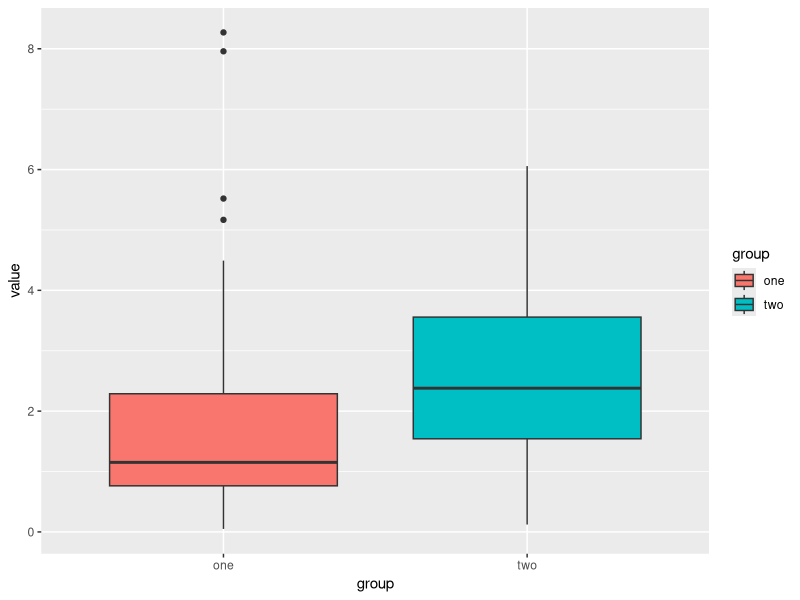

The R source for this figure:
# Ying Zhu, so_zy2003@126.com
# 2021-07

# clear variables
rm(list = ls()) 
options(stringsAsFactors = F)


#load data
raw_count <-read.delim("ko3.txt",  header=T, sep="\t", comment.char = "#")
rownames(raw_count) <- raw_count$KEGG_Pathways

raw_count <- raw_count[,-1]
raw_count <- raw_count[,-ncol(raw_count)]
dim(raw_count) #328 kegg pathways

 # Design of experiment
metadata = read.table("metadata.txt", header=T, row.names= 1, sep="\t") 

#rearrange the column of filter_count according to the row names of metadata
raw_count = raw_count[, rownames(metadata)]


# filtering keggpathways
keep <- rowSums(raw_count>0)>=floor(0.9*ncol(raw_count))
table(keep)
filter_count <- raw_count[keep,]
filter_count[1:6,1:6]
dim(filter_count)


exprSet <- filter_count
exprSet <- exprSet[,!colnames(exprSet)%in%c("A4D24","B2D24","C1D24")]
dim(exprSet)
exprSet[1:6,1:6]

#cross filtering
metadata <- metadata[rownames(metadata)%in%colnames(exprSet),]
dim(metadata)
#define variable for inviduals and stages
#variable including two stages
group_list <- metadata$Stage #stage one: loach paste; stage two: loach paste+fresh loach
group_list <- as.factor(group_list)
table(group_list)

#variable including all the individals
individual_list <- as.factor(metadata$Individual)

#check the data
data.frame(Sampe=rownames(metadata), individual_list,group_list)


# install and load edgeR package
if(!require(edgeR))install.packages("edgeR")
library(edgeR)

# the design matrix is formed from an  additive model for paired designs.
# we are interested in the average effect of the diet over a population of chicks. 
design <- model.matrix(~0+individual_list+group_list)
rownames(design) <- colnames(exprSet)
colnames(design) #stage one as a control
# This creats a design matrix with 15 columns: 14 for the individuals and 1 more for the differences between stages.

# construct DGEList object
DEG <- DGEList(counts=exprSet)

# check the library size 
DEG$samples
DEG$samples$lib.size <- colSums(DEG$counts)
DEG$samples

#calculate the overall count for each sample
library(dplyr)
apply(exprSet,2,sum)
# This is just for checking data.

# normalization
DEG <- calcNormFactors(DEG)

# caculate model parameters
DEG <- estimateGLMCommonDisp(DEG,design)
DEG <- estimateGLMTrendedDisp(DEG, design)
DEG <- estimateGLMTagwiseDisp(DEG, design)

# fit glms model
fit <- glmFit(DEG, design)

# differential analysis
lrt <- glmLRT(fit)

# filtering the results
DEG_edgeR <- as.data.frame(topTags(lrt, n=nrow(DEG)))

fc_cutoff <- 2
fdr <- 0.05

DEG_edgeR$regulated <- "normal"

loc_up <- intersect(which(DEG_edgeR$logFC>log2(fc_cutoff)),which(DEG_edgeR$FDR<fdr))
loc_down <- intersect(which(DEG_edgeR$logFC< (-log2(fc_cutoff))),which(DEG_edgeR$FDR<fdr))

DEG_edgeR$regulated[loc_up] <- "up"
DEG_edgeR$regulated[loc_down] <- "down"


#select the significant differtially ASVs
deg <- DEG_edgeR[DEG_edgeR$regulated!="normal",]
dim(deg)
deg
table(deg$regulated)

deg$whole <- rownames(deg)

# separate the column "whole" to L1, L2 and L3
library(tidyr)
dif_g <-  separate(deg,whole,
                   into=c("L1", "L2", "L3"),
                   sep=";")
colnames(dif_g)


# check the regulation
express_cpm <- log2(cpm(exprSet)+1)
dim(express_cpm)

exp <- c(t(express_cpm[match("Metabolism; Lipid Metabolism; Ether lipid metabolism",
                             rownames(express_cpm)),]))
test <- data.frame(value=exp,group=group_list)
library(ggplot2)
p=ggplot(data=test,aes(x=group,y=value,fill=group)) + geom_boxplot()

p


#filtering raw data for plotting based on results of above differential analysis 

sub_g <- exprSet[rownames(exprSet)%in%rownames(dif_g),]
dim(sub_g)

# rename the row names of sub_g
kegg_name <- as.data.frame(rownames(sub_g))

colnames(kegg_name)[1] <- "whole"
kegg_name<-  separate(kegg_name,whole,
                       into=c("L1", "L2", "L3"),
                       sep=";")


rownames(sub_g) <- kegg_name$L3

# calculate the mean count for each day

sub_g <- sub_g[,rownames(metadata)]

sampFile = as.data.frame(metadata$Day,row.names = row.names(metadata))
colnames(sampFile)[1] = "group"
mat_t = t(sub_g)
mat_t2 = merge(sampFile, mat_t, by="row.names")
mat_t2 = mat_t2[,-1]
mat_mean = aggregate(mat_t2[,-1], by=mat_t2[1], FUN=mean) # mean
otu_norm_group = do.call(rbind, mat_mean)[-1,]
colnames(otu_norm_group) = mat_mean$group


# column annotation for heatmap 
stage <- c("one", "one","one","one","one","one","one","one",
           "one","two","two","two","two")
stage <- as.data.frame(stage)
rownames(stage) <- colnames(otu_norm_group)

rownames(otu_norm_group)==rownames(sub_g)

#row annotation for heatmap
rowgroup <- cbind(kegg_name$L1,kegg_name$L2)
rowgroup <- as.data.frame(rowgroup)
rownames(rowgroup) <- rownames(otu_norm_group)
colnames(rowgroup) <- c("L1", "L2")

#delete "Human Diseases" pathways
rowgroup <- rowgroup[rowgroup$L1!="Human Diseases",]


#cross filtering
otu_norm_group <- otu_norm_group[rownames(otu_norm_group)%in%rownames(rowgroup),]



# load pheatmap package
if(!require(pheatmap))install.packages("pheatmap")
library(pheatmap)


# pheatmap(otu_norm_group,scale="row",cluster_cols = F, cluster_rows = T,
#          annotation_col=stage, annotation_row=rowgroup, 
#          filename = "heatmap_df_kegg_stage_controlID.pdf", width = 10, height = 5)


# save variables for the relation analysis 
kegg_stage_dif <- as.data.frame(otu_norm_group)

kegg_group <- rowgroup

dif_kegg_stage <- dif_g[dif_g$L3%in%rownames(kegg_group),]
# save(kegg_stage_dif, kegg_group, dif_kegg_stage,
#      file="kegg_stage_dif_210706.Rdata")
